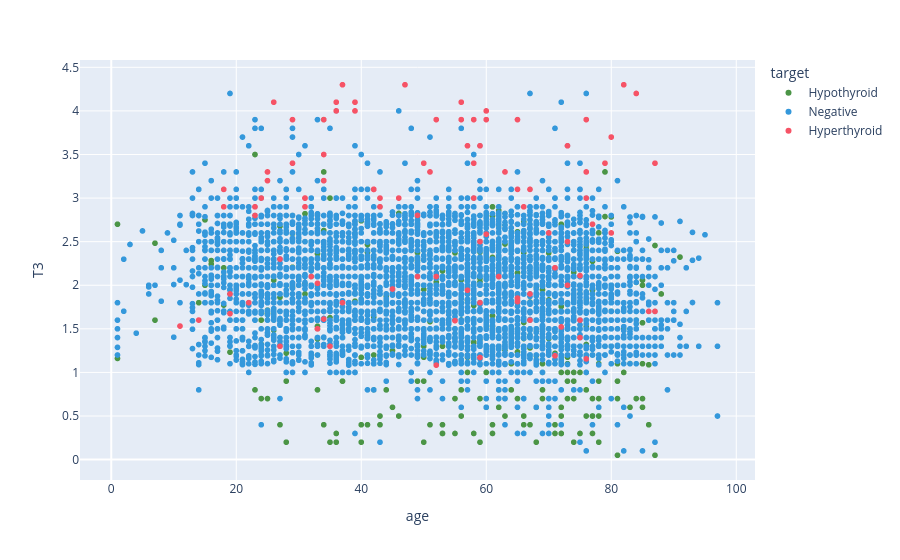

Write notebook code for a chart like this one.
### Markdown cell above
##### Plot of Age vs T3 with Target Labels

### Code cell
import plotly.express as px
fig1 = px.scatter(data, x='age', y='T3', color='target', color_discrete_map={'Hypothyroid': '#4b9546', 'Hyperthyroid': '#F65366', 'Negative': '#3498db'})

fig1.show()

### Figure 1 — Plotly figure (JSON) as saved in the notebook; plotly's stock layout.template omitted (floating-point values rounded to 4 significant figures; data arrays with more than 128 entries replaced by an {"elided": "..."} marker saying what was removed)
{"data": [{"hovertemplate": "target=Hypothyroid<br>age=%{x}<br>T3=%{y}<extra></extra>", "legendgroup": "Hypothyroid", "marker": {"color": "#4b9546", "symbol": "circle"}, "mode": "markers", "name": "Hypothyroid", "showlegend": true, "type": "scattergl", "x": {"elided": "511 int values"}, "xaxis": "x", "y": {"elided": "511 float values"}, "yaxis": "y"}, {"hovertemplate": "target=Negative<br>age=%{x}<br>T3=%{y}<extra></extra>", "legendgroup": "Negative", "marker": {"color": "#3498db", "symbol": "circle"}, "mode": "markers", "name": "Negative", "showlegend": true, "type": "scattergl", "x": {"elided": "5890 int values"}, "xaxis": "x", "y": {"elided": "5890 float values"}, "yaxis": "y"}, {"hovertemplate": "target=Hyperthyroid<br>age=%{x}<br>T3=%{y}<extra></extra>", "legendgroup": "Hyperthyroid", "marker": {"color": "#F65366", "symbol": "circle"}, "mode": "markers", "name": "Hyperthyroid", "showlegend": true, "type": "scattergl", "x": [75, 86, 34, 58, 32, 14, 23, 35, 27, 25, 82, 59, 24, 29, 80, 31, 34, 31, 59, 22, 31, 73, 37, 47, 46, 87, 33, 80, 34, 60, 11, 87, 18, 19, 58, 26, 71, 59, 70, 33, 58, 65, 60, 65, 39, 77, 57, 55, 79, 63, 49, 72, 18, 29, 76, 71, 59, 52, 56, 34, 75, 51, 50, 56, 76, 73, 60, 42, 52, 42, 65, 49, 34, 27, 75, 36, 57, 45, 62, 52, 67, 23, 67, 76, 66, 42, 76, 84, 36, 71, 33, 39, 73, 67, 37, 43, 25, 65, 19, 43], "xaxis": "x", "y": [1.6, 1.7, 3.2, 3, 2.1, 1.6, 2.8, 1.3, 1.3, 3.3, 4.3, 1.171, 3, 3.9, 2.6, 3, 3.5, 3, 3.6, 1.8, 2.9, 2, 4.3, 4.3, 3, 1.7, 1.5, 3.7, 3.9, 4, 1.532, 3.4, 3.1, 1.9, 3.4, 4.1, 2.2, 1.8, 2.6, 1.5, 3.9, 3.9, 3.9, 3.1, 4, 2.7, 3.6, 1.594, 3.4, 3.3, 2.1, 1.522, 2.9, 3.4, 3, 2.2, 2.5, 1.084, 4.1, 1.612, 2.11, 3.3, 3.4, 3.9, 1.155, 3.6, 2.585, 3.1, 2.1, 3.1, 1.853, 2.802, 3.2, 2.3, 1.4, 4.1, 1.943, 1.957, 2.1, 3.9, 1.6, 2.9, 1.9, 3.9, 2.9, 3.1, 3.3, 4.2, 4, 1.19, 2.022, 4.1, 2.5, 3.1, 1.8, 3, 3.2, 1.812, 1.675, 2.9], "yaxis": "y"}], "layout": {"legend": {"title": {"text": "target"}, "tracegroupgap": 0}, "margin": {"t": 60}, "xaxis": {"anchor": "y", "domain": [0, 1], "title": {"text": "age"}}, "yaxis": {"anchor": "x", "domain": [0, 1], "title": {"text": "T3"}}}}
